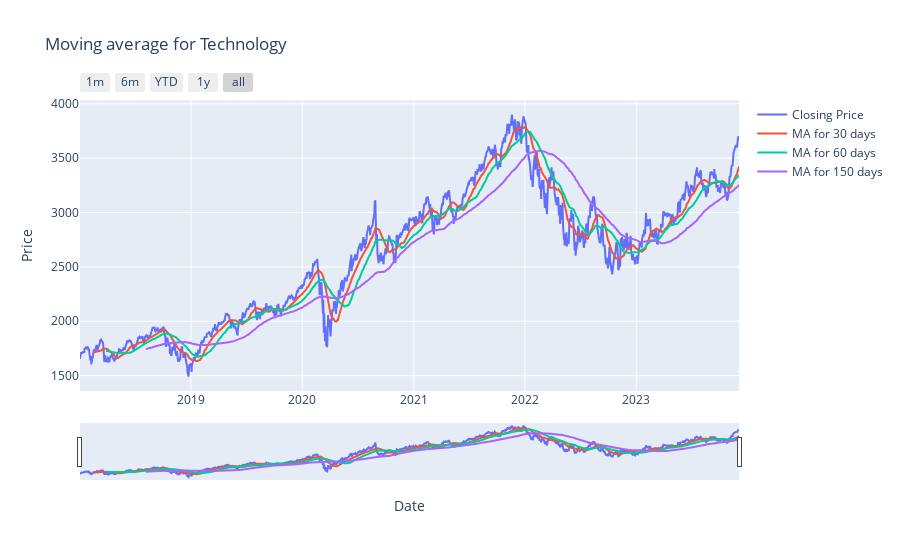
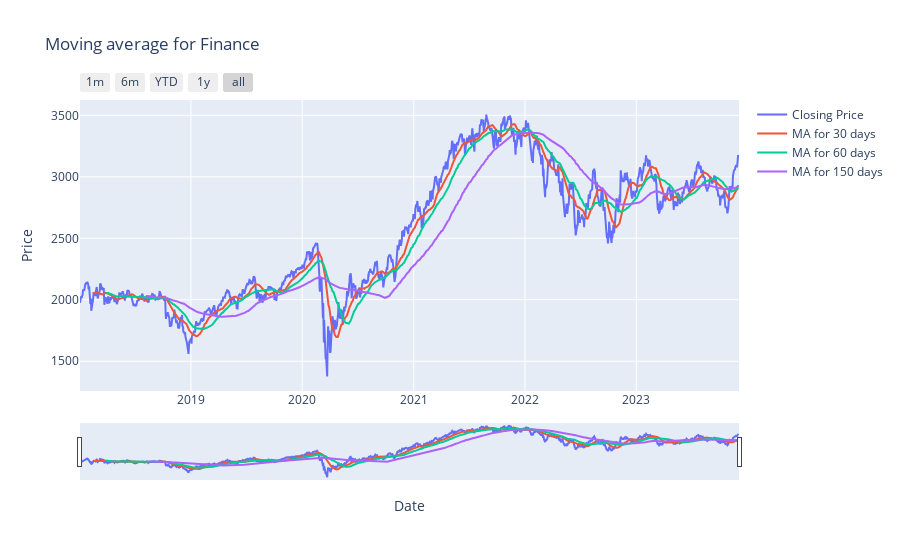
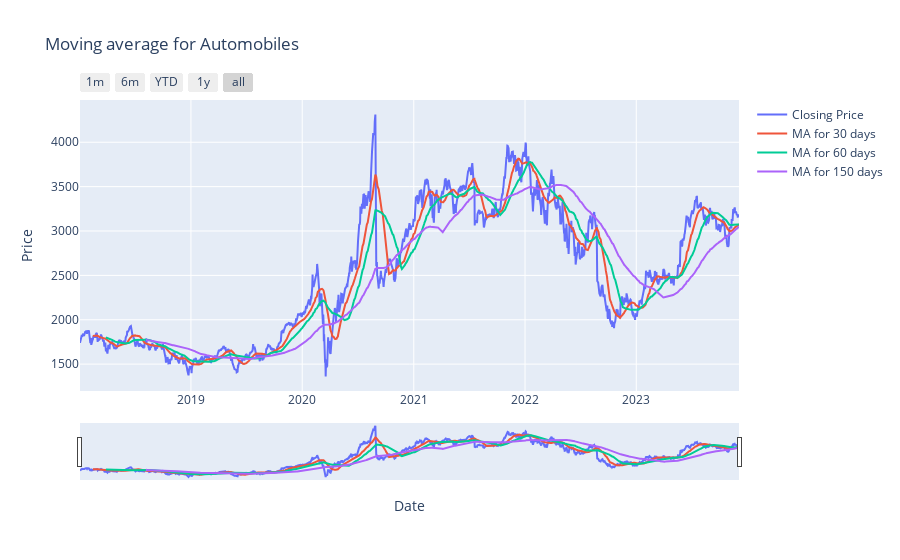
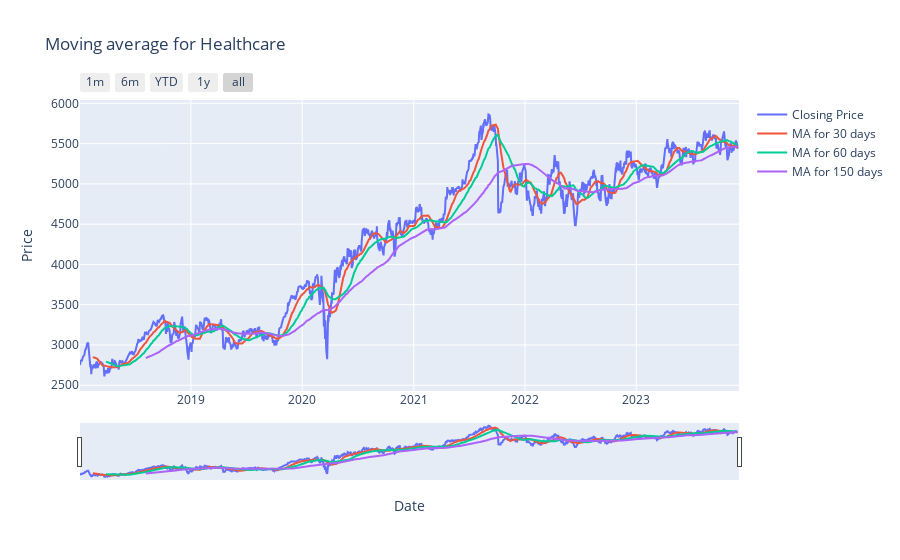

These figures' notebook cell, in order:
### Markdown cell above
###### Interactive plotly graphs

### Code cell
mov_avg_dict = {}
ma_days = [30, 60, 150]
for sector in data_sectors:                                             # for each sector
    mov_avg = {}                                                        # create an empty dict to append to
    mov_avg[sector] = close_prices_sector[sector]                       # append closing prices to that sector
    for ma in ma_days:                                                  # for each ma period chosen
        column_name = f"MA for {ma} days"                               # name the column 
        mov_avg[column_name] = close_prices_sector[sector].rolling(ma).mean()       #calculate the rolling average for that column
    mov_avg_df = pd.DataFrame(mov_avg)                                  # convert to dataframe
    mov_avg_dict[sector] = mov_avg_df                                   # add the df to the dict
    
    # plotting, matplotlib
    # mov_avg_dict[sector].plot(rot = 45, 
    #                           ylabel = 'Close prices',
    #                           title = f'Moving average for the {sector} sector')

    # plotting, plotly
    fig = go.Figure()

    fig.add_trace(
    go.Scatter(x = mov_avg_dict[sector].index, y = mov_avg_dict[sector][sector], name = 'Closing Price'))

    fig.add_trace(
    go.Scatter(x = mov_avg_dict[sector].index, y = mov_avg_dict[sector]['MA for 30 days'], name = 'MA for 30 days'))

    fig.add_trace(
    go.Scatter(x = mov_avg_dict[sector].index, y = mov_avg_dict[sector]['MA for 60 days'], name = 'MA for 60 days'))

    fig.add_trace(
    go.Scatter(x = mov_avg_dict[sector].index, y = mov_avg_dict[sector]['MA for 150 days'], name = 'MA for 150 days'))

    fig.update_layout(
        title_text= f"Moving average for {sector}",
        xaxis_title="Date",  
        yaxis_title="Price"
    )
    # Add range slider
    fig.update_layout(
    xaxis=dict(
        rangeselector=dict(
            buttons=list([
                dict(count=1,
                        label="1m",
                        step="month",
                        stepmode="backward"),
                dict(count=6,
                        label="6m",
                        step="month",
                        stepmode="backward"),
                dict(count=1,
                        label="YTD",
                        step="year",
                        stepmode="todate"),
                dict(count=1,
                        label="1y",
                        step="year",
                        stepmode="backward"),
                dict(step="all")
            ])
        ),
        rangeslider=dict(
            visible=True
        ),
        type="date"
    )
    )

    fig.show()
    fig.write_html(f"plots/{sector}_ma.html")

### Figure 1 — Plotly figure (JSON) as saved in the notebook; plotly's stock layout.template omitted (floating-point values rounded to 4 significant figures; data arrays with more than 128 entries replaced by an {"elided": "..."} marker saying what was removed)
{"data": [{"name": "Closing Price", "type": "scatter", "x": {"elided": "1491 str values"}, "y": {"elided": "1491 float values"}}, {"name": "MA for 30 days", "type": "scatter", "x": {"elided": "1491 str values"}, "y": {"elided": "1491 float values"}}, {"name": "MA for 60 days", "type": "scatter", "x": {"elided": "1491 str values"}, "y": {"elided": "1491 float values"}}, {"name": "MA for 150 days", "type": "scatter", "x": {"elided": "1491 str values"}, "y": {"elided": "1491 float values"}}], "layout": {"title": {"text": "Moving average for Technology"}, "xaxis": {"rangeselector": {"buttons": [{"count": 1, "label": "1m", "step": "month", "stepmode": "backward"}, {"count": 6, "label": "6m", "step": "month", "stepmode": "backward"}, {"count": 1, "label": "YTD", "step": "year", "stepmode": "todate"}, {"count": 1, "label": "1y", "step": "year", "stepmode": "backward"}, {"step": "all"}]}, "rangeslider": {"visible": true}, "title": {"text": "Date"}, "type": "date"}, "yaxis": {"title": {"text": "Price"}}}}

### Figure 2 — Plotly figure (JSON) as saved in the notebook; plotly's stock layout.template omitted (floating-point values rounded to 4 significant figures; data arrays with more than 128 entries replaced by an {"elided": "..."} marker saying what was removed)
{"data": [{"name": "Closing Price", "type": "scatter", "x": {"elided": "1491 str values"}, "y": {"elided": "1491 float values"}}, {"name": "MA for 30 days", "type": "scatter", "x": {"elided": "1491 str values"}, "y": {"elided": "1491 float values"}}, {"name": "MA for 60 days", "type": "scatter", "x": {"elided": "1491 str values"}, "y": {"elided": "1491 float values"}}, {"name": "MA for 150 days", "type": "scatter", "x": {"elided": "1491 str values"}, "y": {"elided": "1491 float values"}}], "layout": {"title": {"text": "Moving average for Finance"}, "xaxis": {"rangeselector": {"buttons": [{"count": 1, "label": "1m", "step": "month", "stepmode": "backward"}, {"count": 6, "label": "6m", "step": "month", "stepmode": "backward"}, {"count": 1, "label": "YTD", "step": "year", "stepmode": "todate"}, {"count": 1, "label": "1y", "step": "year", "stepmode": "backward"}, {"step": "all"}]}, "rangeslider": {"visible": true}, "title": {"text": "Date"}, "type": "date"}, "yaxis": {"title": {"text": "Price"}}}}

### Figure 3 — Plotly figure (JSON) as saved in the notebook; plotly's stock layout.template omitted (floating-point values rounded to 4 significant figures; data arrays with more than 128 entries replaced by an {"elided": "..."} marker saying what was removed)
{"data": [{"name": "Closing Price", "type": "scatter", "x": {"elided": "1491 str values"}, "y": {"elided": "1491 float values"}}, {"name": "MA for 30 days", "type": "scatter", "x": {"elided": "1491 str values"}, "y": {"elided": "1491 float values"}}, {"name": "MA for 60 days", "type": "scatter", "x": {"elided": "1491 str values"}, "y": {"elided": "1491 float values"}}, {"name": "MA for 150 days", "type": "scatter", "x": {"elided": "1491 str values"}, "y": {"elided": "1491 float values"}}], "layout": {"title": {"text": "Moving average for Automobiles"}, "xaxis": {"rangeselector": {"buttons": [{"count": 1, "label": "1m", "step": "month", "stepmode": "backward"}, {"count": 6, "label": "6m", "step": "month", "stepmode": "backward"}, {"count": 1, "label": "YTD", "step": "year", "stepmode": "todate"}, {"count": 1, "label": "1y", "step": "year", "stepmode": "backward"}, {"step": "all"}]}, "rangeslider": {"visible": true}, "title": {"text": "Date"}, "type": "date"}, "yaxis": {"title": {"text": "Price"}}}}

### Figure 4 — Plotly figure (JSON) as saved in the notebook; plotly's stock layout.template omitted (floating-point values rounded to 4 significant figures; data arrays with more than 128 entries replaced by an {"elided": "..."} marker saying what was removed)
{"data": [{"name": "Closing Price", "type": "scatter", "x": {"elided": "1491 str values"}, "y": {"elided": "1491 float values"}}, {"name": "MA for 30 days", "type": "scatter", "x": {"elided": "1491 str values"}, "y": {"elided": "1491 float values"}}, {"name": "MA for 60 days", "type": "scatter", "x": {"elided": "1491 str values"}, "y": {"elided": "1491 float values"}}, {"name": "MA for 150 days", "type": "scatter", "x": {"elided": "1491 str values"}, "y": {"elided": "1491 float values"}}], "layout": {"title": {"text": "Moving average for Healthcare"}, "xaxis": {"rangeselector": {"buttons": [{"count": 1, "label": "1m", "step": "month", "stepmode": "backward"}, {"count": 6, "label": "6m", "step": "month", "stepmode": "backward"}, {"count": 1, "label": "YTD", "step": "year", "stepmode": "todate"}, {"count": 1, "label": "1y", "step": "year", "stepmode": "backward"}, {"step": "all"}]}, "rangeslider": {"visible": true}, "title": {"text": "Date"}, "type": "date"}, "yaxis": {"title": {"text": "Price"}}}}
